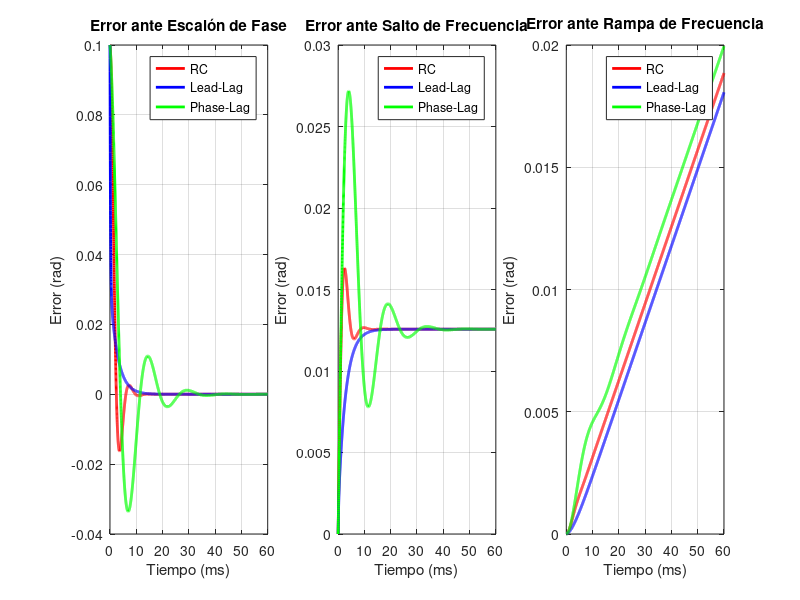

Reproduce this figure in MATLAB. (Note: this script raises an error after producing the figure.)
%% =================================================================
% SIMULACIÓN PLL: COMPARACIÓN DE FILTROS
% Muestra el error de fase para 3 filtros (RC, Lead-Lag, Phase-Lag)
% ante 3 tipos de entrada (escalón fase, salto frecuencia, rampa)
%% =================================================================
clear; close all; clc;

%% Parámetros del PLL
Kd = 1;         % Ganancia detector de fase (V/rad)
Kv = 1000;      % Ganancia VCO (rad/s por V)
s = tf('s');    % Variable de Laplace

%% Definición de los 3 filtros

% 1) RC simple (primer orden): solo un polo
tau_RC = 1e-3;
F_RC = 1/(1 + s*tau_RC);

% 2) Lead-Lag: CERO a frecuencias MÁS BAJAS que el polo
%    (mejora margen de fase y acelera respuesta)
tau_z_lead = 2e-3;   % Cero en 1/(2e-3) = 500 rad/s
tau_p_lead = 5e-4;   % Polo en 1/(5e-4) = 2000 rad/s
F_leadlag = (1 + s*tau_z_lead) / (1 + s*tau_p_lead);

% 3) Phase-Lag: CERO a frecuencias MÁS ALTAS que el polo
%    (aumenta ganancia DC → reduce error estacionario)
tau_z_lag = 5e-4;    % Cero en 2000 rad/s
tau_p_lag = 5e-3;    % Polo en 200 rad/s
F_phaselag = (1 + s*tau_z_lag) / (1 + s*tau_p_lag);

%% Funciones de transferencia de ERROR: E(s) = 1/(1 + L(s))
% donde L(s) = Kd*Kv*F(s)/s es el lazo abierto
E_RC = 1 / (1 + (Kd*Kv*F_RC)/s);
E_lead = 1 / (1 + (Kd*Kv*F_leadlag)/s);
E_lag = 1 / (1 + (Kd*Kv*F_phaselag)/s);

%% Vector de tiempo
t = 0:1e-5:0.06;  % 0 a 60 ms para ver mejor el régimen permanente

%% ========== GRÁFICA 1: ESCALÓN DE FASE ==========
Delta_phi = 0.1;  % Escalón de 0.1 rad
phi_step = Delta_phi * ones(size(t));

% Calcular error = lsim(E(s), entrada, t)
err_step_RC = lsim(E_RC, phi_step, t);
err_step_lead = lsim(E_lead, phi_step, t);
err_step_lag = lsim(E_lag, phi_step, t);

figure('Position', [100 100 1200 400]); %[output:0940899c]
subplot(1,3,1); %[output:0940899c]
plot(t*1000, err_step_RC, 'r', 'LineWidth', 2); hold on; %[output:0940899c]
plot(t*1000, err_step_lead, 'b', 'LineWidth', 2); %[output:0940899c]
plot(t*1000, err_step_lag, 'g', 'LineWidth', 2); %[output:0940899c]
grid on; %[output:0940899c]
xlabel('Tiempo (ms)'); %[output:0940899c]
ylabel('Error (rad)'); %[output:0940899c]
title('Error ante Escalón de Fase'); %[output:0940899c]
legend('RC', 'Lead-Lag', 'Phase-Lag', 'Location', 'best'); %[output:0940899c]

%% ========== GRÁFICA 2: SALTO DE FRECUENCIA ==========
% Un salto de frecuencia Δf produce una fase φ(t) = 2π*Δf*t (rampa)
Delta_f = 2;  % Salto de 2 Hz
phi_freq = 2*pi*Delta_f * t;

err_freq_RC = lsim(E_RC, phi_freq, t);
err_freq_lead = lsim(E_lead, phi_freq, t);
err_freq_lag = lsim(E_lag, phi_freq, t);

subplot(1,3,2); %[output:0940899c]
plot(t*1000, err_freq_RC, 'r', 'LineWidth', 2); hold on; %[output:0940899c]
plot(t*1000, err_freq_lead, 'b', 'LineWidth', 2); %[output:0940899c]
plot(t*1000, err_freq_lag, 'g', 'LineWidth', 2); %[output:0940899c]
grid on; %[output:0940899c]
xlabel('Tiempo (ms)'); %[output:0940899c]
ylabel('Error (rad)'); %[output:0940899c]
title('Error ante Salto de Frecuencia'); %[output:0940899c]
legend('RC', 'Lead-Lag', 'Phase-Lag', 'Location', 'best'); %[output:0940899c]

%% ========== GRÁFICA 3: RAMPA DE FRECUENCIA ==========
% Una rampa de frecuencia a*t produce fase φ(t) = π*a*t² (parábola)
a_f = 50;  % Rampa de 50 Hz/s (aumentado para ver efecto más claro)
phi_ramp = pi*a_f * t.^2;

err_ramp_RC = lsim(E_RC, phi_ramp, t);
err_ramp_lead = lsim(E_lead, phi_ramp, t);
err_ramp_lag = lsim(E_lag, phi_ramp, t);

subplot(1,3,3); %[output:0940899c]
plot(t*1000, err_ramp_RC, 'r', 'LineWidth', 2); hold on; %[output:0940899c]
plot(t*1000, err_ramp_lead, 'b', 'LineWidth', 2); %[output:0940899c]
plot(t*1000, err_ramp_lag, 'g', 'LineWidth', 2); %[output:0940899c]
grid on; %[output:0940899c]
xlabel('Tiempo (ms)'); %[output:0940899c]
ylabel('Error (rad)'); %[output:0940899c]
title('Error ante Rampa de Frecuencia'); %[output:0940899c]
legend('RC', 'Lead-Lag', 'Phase-Lag', 'Location', 'best'); %[output:0940899c]

%% Título general
sgtitle('Comparación de Errores de Fase en PLL', 'FontSize', 14, 'FontWeight', 'bold'); %[output:0940899c]

% Para la rampa, calculamos la pendiente (error crece linealmente)
idx_final = length(t)-100:length(t);  % Últimos 100 puntos
pend_RC = mean(diff(err_ramp_RC(idx_final))) / mean(diff(t(idx_final)));
pend_lead = mean(diff(err_ramp_lead(idx_final))) / mean(diff(t(idx_final)));
pend_lag = mean(diff(err_ramp_lag(idx_final))) / mean(diff(t(idx_final)));


%% Mostrar errores finales en consola
fprintf('\n=== ERRORES EN RÉGIMEN PERMANENTE (rad) ===\n\n'); %[output:670ec23b]
fprintf('                RC        Lead-Lag   Phase-Lag\n'); %[output:38f9f5af]
fprintf('Escalón fase: %.6f  %.6f  %.6f\n', ... %[output:group:6972e713] %[output:53c6084b]
    err_step_RC(end), err_step_lead(end), err_step_lag(end)); %[output:group:6972e713] %[output:53c6084b]
fprintf('Salto freq.:  %.5f  %.5f  %.6f\n', ... %[output:group:4c60fe47] %[output:3e88f9db]
    err_freq_RC(end), err_freq_lead(end), err_freq_lag(end)); %[output:group:4c60fe47] %[output:3e88f9db]
fprintf('Rampa freq.:  %.6f  %.6f  %.6f  (pendiente rad/s)\n', ... %[output:group:79892633] %[output:3921cc1a]
    pend_RC, pend_lead, pend_lag); %[output:group:79892633] %[output:3921cc1a]

disp(' '); %[output:9877248f]
disp('✓ Simulación completada'); %[output:694e875c]
%[output:694e875c]
%   data: {"dataType":"text","outputData":{"text":"✓ Simulación completada\n","truncated":false}}
%---
